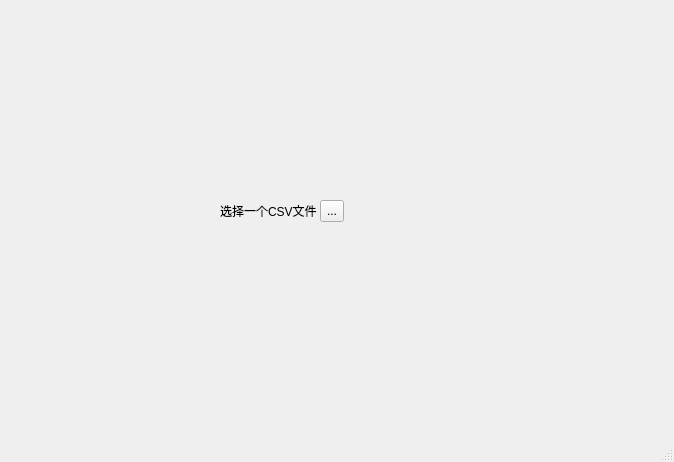
<?xml version="1.0" encoding="UTF-8"?>
<ui version="4.0">
 <class>MainWindow</class>
 <widget class="QMainWindow" name="MainWindow">
  <property name="geometry">
   <rect>
    <x>0</x>
    <y>0</y>
    <width>674</width>
    <height>462</height>
   </rect>
  </property>
  <property name="windowTitle">
   <string>MainWindow</string>
  </property>
  <widget class="QWidget" name="centralwidget">
   <widget class="QToolButton" name="selectCsvButton">
    <property name="geometry">
     <rect>
      <x>320</x>
      <y>200</y>
      <width>24</width>
      <height>22</height>
     </rect>
    </property>
    <property name="text">
     <string>...</string>
    </property>
   </widget>
   <widget class="QLabel" name="label">
    <property name="geometry">
     <rect>
      <x>220</x>
      <y>200</y>
      <width>101</width>
      <height>21</height>
     </rect>
    </property>
    <property name="text">
     <string>选择一个CSV文件</string>
    </property>
   </widget>
  </widget>
  <widget class="QMenuBar" name="menubar">
   <property name="geometry">
    <rect>
     <x>0</x>
     <y>0</y>
     <width>674</width>
     <height>22</height>
    </rect>
   </property>
  </widget>
  <widget class="QStatusBar" name="statusbar"/>
 </widget>
 <resources/>
 <connections/>
</ui>
